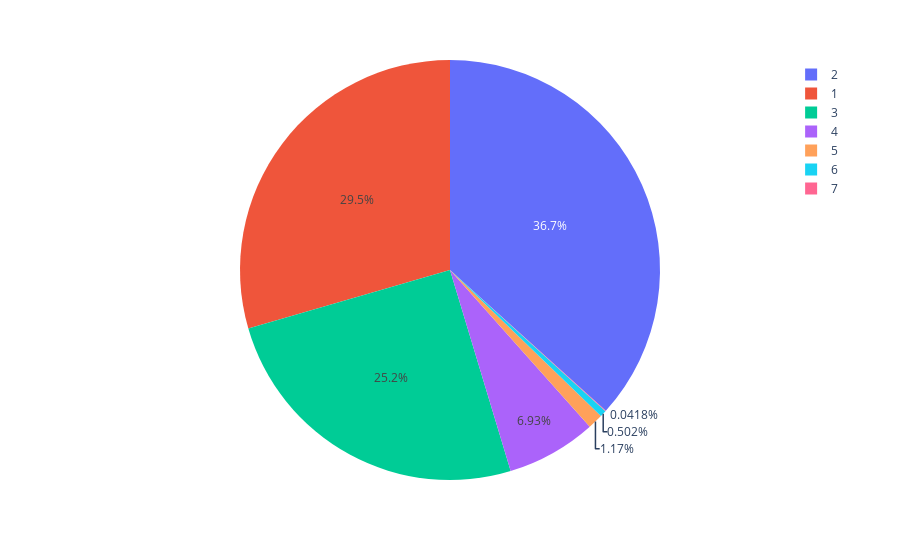

Notebook source saved alongside this figure:
### Code cell
px.pie(data_frame=df,names='bedrooms')

### Figure 1 — Plotly figure (JSON) as saved in the notebook; plotly's stock layout.template omitted (floating-point values rounded to 4 significant figures; data arrays with more than 128 entries replaced by an {"elided": "..."} marker saying what was removed)
{"data": [{"domain": {"x": [0, 1], "y": [0, 1]}, "hovertemplate": "bedrooms=%{label}<extra></extra>", "labels": {"elided": "9571 int values"}, "legendgroup": "", "name": "", "showlegend": true, "type": "pie"}], "layout": {"legend": {"tracegroupgap": 0}, "margin": {"t": 60}}}
